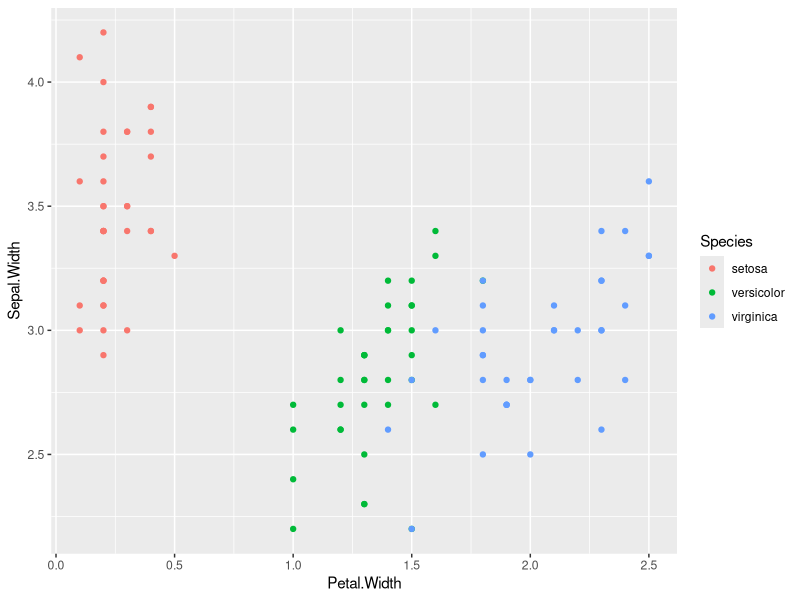
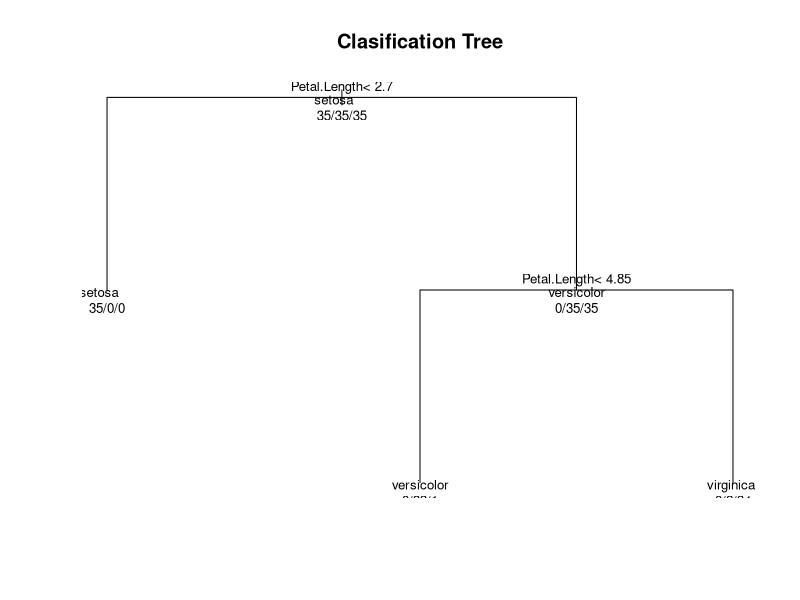

Reproduce these figures in R, in order.

data(iris)
library(ggplot2)
library(caret)
names(iris)
table(iris$Species)

indexTraining <- createDataPartition(y=iris$Species,
				p=0.7,
				list=FALSE);
training <- iris[indexTraining,];
testing <- iris[-indexTraining,];

dim(testing)
dim(training)

qplot(Petal.Width, Sepal.Width, colour=Species, data=training)

#model
ModelFit = train(Species ~., method="rpart", data=training);
print (ModelFit)

plot(ModelFit$finalModel, uniform=TRUE, main='Clasification Tree')
text(ModelFit$finalModel, use.n=TRUE,all=TRUE,cex=.8)

#a fancy plot
#library(rattle)
#library(rpart)
#fancyRpartPlot(ModelFit$finalModel)

predict(ModelFit, newdata=testing)

